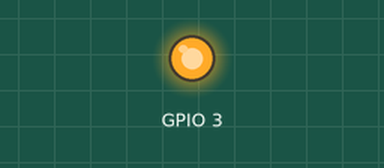
Simulated run of this program. Board: Raspberry Pi (BCM pin numbers), started with the arguments 3 3. On the bench: output pins drawn as LEDs (lit = HIGH). The clock reads 2024-03-15 10:24:30 at power-on unless the program sets it; files the program writes start out absent. At 0.0 s the program stops and its outputs stay as they are.

Above: at 0.1 s.
Timing chart, 0 to 1.5 s (numbered marks = the images above):
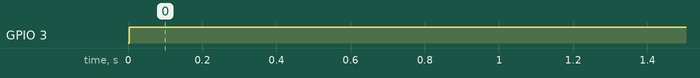

The program:

set_pin.py
```python
#!/usr/bin/python

import RPi.GPIO as GPIO
import sys
from datetime import datetime
from settings_handler import settings_exist, read_settings_file, generate_settings_file, write_settings_file
from state_handler import file_test, set_pin_state


def raspi_gpio_control(pin, state):
  settingsFileName = "/home/automation/settings/gpio_settings.ini"
  raspi_gpio_settings = {"stateFileName": "state_log", "stateFilePath": "", "logFileName": "usage_log.txt", "logFilePath": ""}
  settingsFileFolderLevel = settings_exist(settingsFileName)
  if settingsFileFolderLevel == 0:
    generate_settings_file(settingsFileName, 1, raspi_gpio_settings)
    settingsFileFolderLevel = 1

  readSettingsContent = read_settings_file(settingsFileName, settingsFileFolderLevel)

  for x in raspi_gpio_settings:
    if x not in readSettingsContent:
      readSettingsContent[x] = raspi_gpio_settings[x]
      write_settings_file(settingsFileName, settingsFileFolderLevel, readSettingsContent)

  raspi_gpio_settings = read_settings_file(settingsFileName, settingsFileFolderLevel)
  stateFileFullPath = raspi_gpio_settings["stateFilePath"] + raspi_gpio_settings["stateFileName"]
  logFileFullPath = raspi_gpio_settings["logFilePath"] + raspi_gpio_settings["logFileName"]

  stateDict = file_test(stateFileFullPath, pin)
  GPIO.setwarnings(False)
  set_pin_state(stateFileFullPath, stateDict, pin, state)
  logFile = open(logFileFullPath, "a")
  dt = datetime.now()
  str_date_time = dt.strftime("%d-%m-%Y, %H:%M:%S")
  logFile.write(str_date_time + " " + "Pin: " + str(pin) + " State: " + str(state) + "\n")
  logFile.close()


if __name__ == "__main__":
  raspi_gpio_control(int(sys.argv[1]), int(sys.argv[2]))
```

settings_handler.py
```python
#!/usr/bin/python

from os.path import exists
import json


def settings_exist(settingsFileName):
  if exists(settingsFileName):
      return 1
  else:
      if exists("../" + settingsFileName):
        return 2
      else:
        return 0

def read_settings_file(settingsFileName, folder_level):
  if folder_level == 1:
    settings_file = open(settingsFileName, "rb")
  else:
    settings_file = open("../" + settingsFileName, "rb")
  settings_content = json.load(settings_file)
  settings_file.close()
  return settings_content

def generate_settings_file(settingsFileName, folder_level, settings_content):
  settings_json = json.dumps(settings_content)
  if folder_level == 1:
    settings_file = open(settingsFileName,"w")
  else:
    settings_file = open("../" + settingsFileName,"w")
  settings_file.write(settings_json)
  settings_file.close()

def write_settings_file(settingsFileName, folder_level, settingsContent):
  settings_json = json.dumps(settingsContent)
  if folder_level == 1:
    settings_file = open(settingsFileName,"w")
  else:
    settings_file = open("../" + settingsFileName,"w")
  settings_file.write(settings_json)
  settings_file.close()
  return 0

if __name__ == "__main__":
  print("This file is not intended to be called as main. sorry...")
```

state_handler.py
```python
#!/usr/bin/python

import RPi.GPIO as GPIO
from os.path import exists
import pickle


def file_test(stateFileFullPath, pin):
  if exists(stateFileFullPath):
    stateFile = open(stateFileFullPath, "rb")
    stateDict = pickle.load(stateFile)
    if pin_number_to_name(pin) not in stateDict:
      stateDict[pin_number_to_name(pin)] = 0
      stateFile.close()
      stateFile = open(stateFileFullPath, "wb")
      pickle.dump(stateDict, stateFile)
  else:
    stateFile = open(stateFileFullPath, "wb")
    stateDict = {pin_number_to_name(pin): 0}
    pickle.dump(stateDict, stateFile)
  stateFile.close()
  return stateDict

def check_toggle(stateDict, pin, newState):
  if stateDict[pin_number_to_name(pin)] == newState:
    return 0
  if stateDict[pin_number_to_name(pin)] != newState:
    return 1

def set_pin_state(stateFileFullPath, stateDict, pin, state):
  if check_toggle(stateDict, pin, state):
    GPIO.setmode(GPIO.BCM)
    GPIO.setup(pin, GPIO.OUT)
    if state:
      GPIO.output(pin, True)
    else:
      GPIO.output(pin, False)
    stateDict[pin_number_to_name(pin)] = state
    stateFile = open(stateFileFullPath, "wb")
    pickle.dump(stateDict, stateFile)
    stateFile.close()
  return stateDict

def pin_name_to_number(pinName):
  return int(pinName[3:4])

def pin_number_to_name(pin):
  return "Pin"+str(pin)

if __name__ == "__main__":
  print("This file is not intended to be called as main. sorry...")
```

Measured:
- by itself, GPIO 3: LOW → HIGH at 0.00 s
